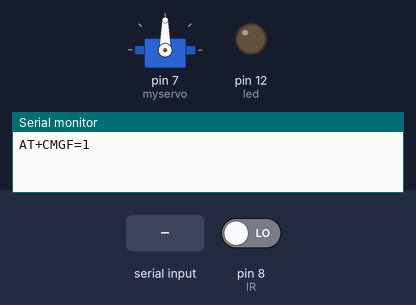
Recording of a sketch running on a simulated Arduino Uno, built with avr-gcc and run on an emulated ATmega328P. Parts: servo, output pins drawn as LEDs (lit = HIGH), the last lines printed to the serial monitor. Inputs (shaded band) come from the test bench; at power-on: pin 8 (IR) LOW.

Above: at 3.4 s.
3.5 s: "1" received over Serial
At 5.8 s:
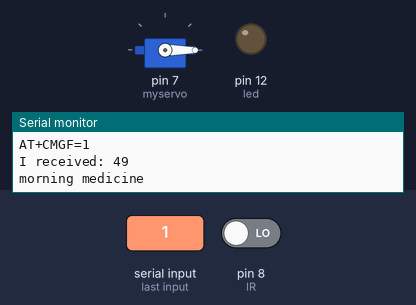
6.5 s: "2" received over Serial
9.0 s: pin 8 (IR) driven HIGH
At 10.9 s:
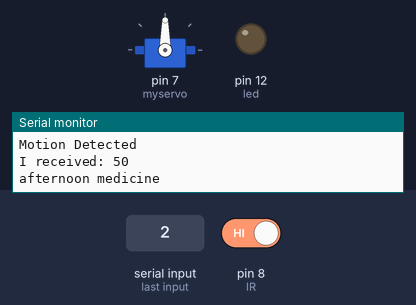
12.0 s: pin 8 (IR) driven LOW
At 13.6 s:
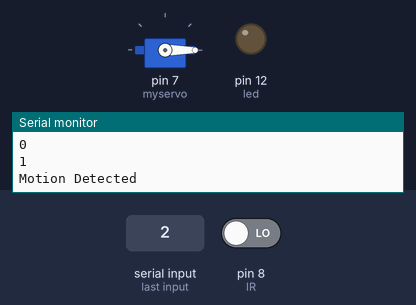
14.0 s: "3" received over Serial
At 17.8 s:
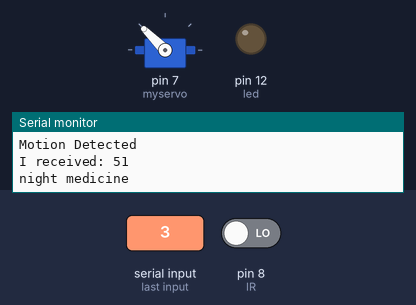
Timing chart, 0 to 19.5 s (numbered marks = the images above; inputs shaded):
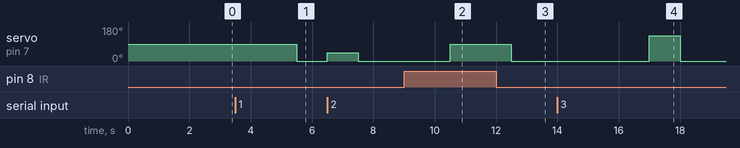

Measured:
- after the input at 3.5 s, servo on pin 7 (myservo): 90° → 0° after 2.0 s
- after the input at 9.0 s, servo on pin 7 (myservo): goes on until 10.5 s, then stays 90°
- after the input at 12.0 s, servo on pin 7 (myservo): 90° → 0° after 0.50 s
- after the input at 14.0 s, servo on pin 7 (myservo): 0° → 135° after 3.0 s, → 0° 1.0 s later

The sketch:

medicine_tray.ino
```cpp
#include <Servo.h>
#include<SoftwareSerial.h>

Servo myservo;

int IR=8;
int led=12;

int flag;
char phone_no[] = "8086265488";
int incomingByte = 0;

SoftwareSerial mySerial(9, 10); // RX, TX

void setup()
{
  myservo.attach(7);

  mySerial.begin(9600);   // Setting the baud rate of GSM Module
  Serial.begin(9600); // Setting the baud rate of Serial Monitor (Arduino)

  pinMode(IR, INPUT);
  pinMode(led, OUTPUT);

  delay(2000);
  Serial.println("AT+CMGF=1");   //set GSM to text mode
  delay(200);
}
 void loop()
 {
   // send data only when you receive data:
  if (Serial.available() > 0) {
    // read the incoming byte:
    incomingByte = Serial.read();

    // say what you got:
    Serial.print("I received: ");
    Serial.println(incomingByte, DEC);

    if (incomingByte == 49) {
     Serial.println("morning medicine");
     delay(2000);
     medicineTray(45);
     }

     if (incomingByte == 50) {
      Serial.println("afternoon medicine");
      delay(2000);
      medicineTray(90);
     }

      if (incomingByte == 51) {
        Serial.println("night medicine");
        delay(2000);
        medicineTray(135);
      }
 }
 }

void medicineTray(int x)
{
  myservo.write(0);
   delay(1000);

    myservo.write(x);
    delay(1000);

    medicineTakenStatus();

    myservo.write(0);

  }

  void medicineTakenStatus()
  {
   flag = 0;
   for(int i= 0; i<20; i++)                       // waits for 20 sec
   {
    Serial.println(i);
    if(digitalRead(IR)==LOW)
    {
      digitalWrite(led, HIGH);
      Serial.println("Motion Detected");
      digitalWrite(led, LOW);
      flag = 1;
      break;

    }
    delay(1000);
   }
    if (flag != 1)
    { Serial.println("medicine not taken, make call to caretaker");

     gsmCall();

      }
    }

    void gsmCall()
    {
     if (mySerial.available()>0)
      Serial.write(mySerial.read());

     delay(1000);

     Serial.println("dialing");
     mySerial.print("ATD");;
     mySerial.print(phone_no);
     mySerial.println(";");
     delay(20000);
     mySerial.println("ATH");
     delay(1000);
     Serial.println("Call stopping");

     Serial.println("messaging");
     mySerial.print("AT+CMGS=\"");
     mySerial.print(phone_no);
     mySerial.println("\"");
     delay(1500);
     mySerial.print("CAUTION...INTRUDER ALERT ALARM !!!!!!!!!!");
     mySerial.write(0x1A);
     delay(2000);
     flag = 0;
    }
```
